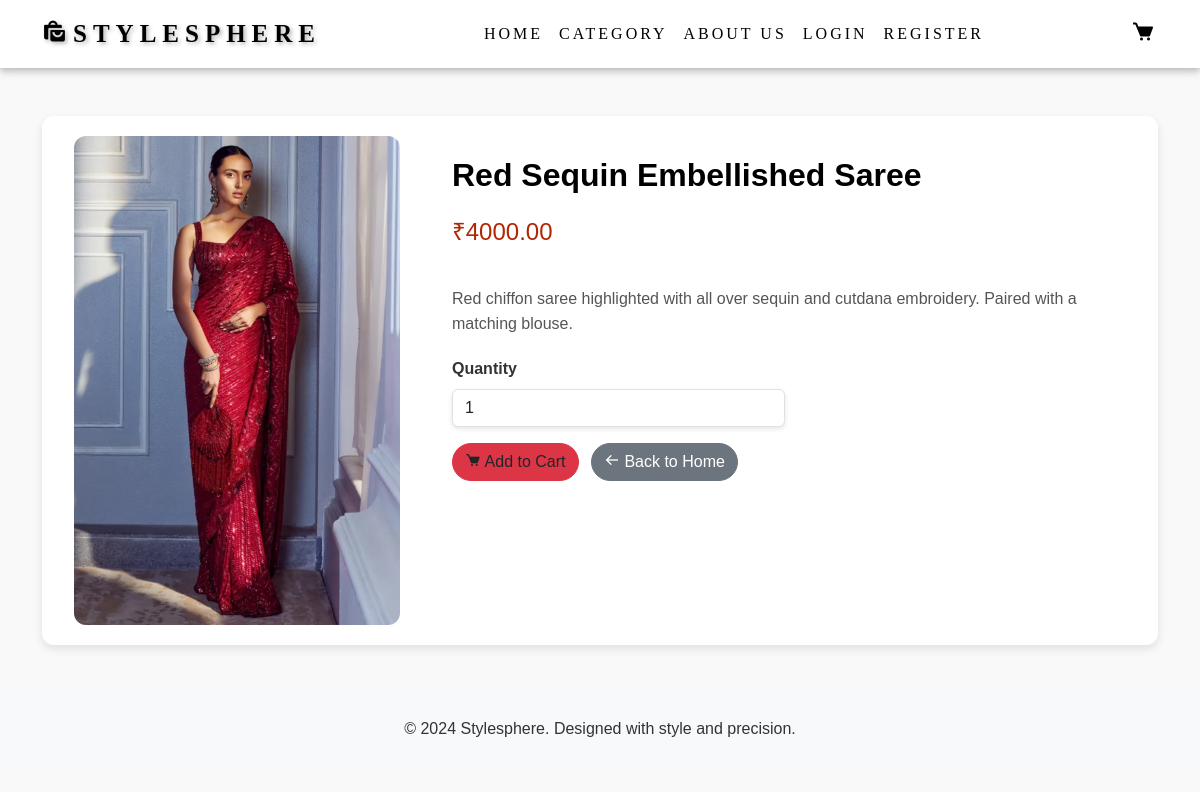
The app's page /viewmorepage/12 with its own data.
### styleapp/models.py (models this page shows, shortened)
class Clothes(models.Model):
    name = models.CharField(max_length=255)
    description = models.TextField()
    price = models.DecimalField(max_digits=10, decimal_places=2)
    stock = models.IntegerField(default=100)
    category = models.ForeignKey(Category, on_delete=models.CASCADE)
    image = models.ImageField(upload_to='clothes_images/')

### styleapp/views.py (the view)
# urls.py: path('viewmorepage/<int:a>',views.viewmorepage,name='viewmorepage'),
def viewmorepage(request,a):
    if request.user.is_authenticated:
        current = request.user.id
        user_det = User.objects.get(id=current)
        cloth = Clothes.objects.get(id=a)
        return render(request,"viewmore.html",{'User':user_det,'cloths':cloth})
    else:
        cloth = Clothes.objects.get(id=a)
        return render(request,"viewmore.html",{'cloths':cloth})

### templates/viewmore.html (shortened to what this page needs)
<!DOCTYPE html>
<html lang="en">
<head>
    {% load static %}
    <link href="https://cdnjs.cloudflare.com/ajax/libs/bootstrap/5.3.0/css/bootstrap.min.css" rel="stylesheet">
    <link href="https://unpkg.com/boxicons@2.1.4/css/boxicons.min.css" rel="stylesheet">
    <link rel="stylesheet" href="{% static 'css/viewmore.css' %}">
</head>
<body>
    <header style="background-color: rgb(255, 255, 255);">
        <nav class="navbar navbar-expand-lg navbar-light bg-white shadow-sm">
            <div class="container">
                <a href="{% url 'index' %}" class="navbar-brand logo" style="text-decoration: none; color: black;"><i class='bx bxs-shopping-bags' style="font-size: 25px;"></i>Stylesphere</a>
                {% if User %}
                    <div class="collapse navbar-collapse" id="navbarNav">
                        <ul class="navbar-nav mx-auto">
                            <li class="nav-item"><a href="{% url 'index' %}" class="nav-link" style="color: black;">Home</a></li>
                            <li class="nav-item"><a href="{% url 'categorypage' %}" class="nav-link" style="color: black;">Category</a></li>
                            <li class="nav-item"><a href="{% url 'about' %}" class="nav-link" style="color: black;">About Us</a></li>
                            <li class="nav-item"><a href="{% url 'logout_user' %}" class="nav-link" style="color: black;">Logout</a></li>
                        </ul>
                        <div class="d-flex">
                            <a href="#" class="nav-link" style="color: black; font-size: 1.5em;padding-right: 15px;text-decoration: none;">Welcome {{ User.first_name }}<i class="bx bxs-user"></i></a>
                            <a href="{% url 'cart_view' %}" class="nav-link" style="color: black; font-size: 1.5em;"><i class="bx bxs-cart"></i></a>
                        </div>
                    </div>
                {% else %}
                    <div class="collapse navbar-collapse" id="navbarNav">
                        <ul class="navbar-nav mx-auto">
                            <li class="nav-item"><a href="{% url 'index' %}" class="nav-link" style="color: black;">Home</a></li>
                            <li class="nav-item"><a href="{% url 'categorypage' %}" class="nav-link" style="color: black;">Category</a></li>
                            <li class="nav-item"><a href="{% url 'about' %}" class="nav-link" style="color: black;">About Us</a></li>
                            <li class="nav-item"><a href="{% url 'signin' %}" class="nav-link" style="color: black;">Login</a></li>
                            <li class="nav-item"><a href="{% url 'signup' %}" class="nav-link" style="color: black;">Register</a></li>
                        </ul>
                        <div class="d-flex">
                            <a href="{% url 'cart_view' %}" class="nav-link" style="color: black; font-size: 1.5em;"><i class="bx bxs-cart"></i></a>
                        </div>
                    </div>
                {% endif %}
            </div>
        </nav>
    </header>
    <main class="container py-5">
        <div class="row product-container">
            <div class="col-md-6 product-image">
                <img src="{{ cloths.image.url }}" alt="{{ cloths.name }}" class="img-fluid">
            </div>
            <div class="col-md-6 product-details">
                <h1 class="product-title">{{ cloths.name }}</h1>
                <p class="product-price">₹{{ cloths.price }}</p>
                <p class="product-description">{{ cloths.description }}</p>
                <form method="post" action="{% url 'add_to_cart' cloths.id %}">
                    <div class="mb-3">
                        <label for="quantity-input" class="form-label fw-bold">Quantity</label>
                        <input type="number" id="quantity-input" name="quantity" class="form-control w-50" min="1" value="1">
                    </div>
                    <button type="submit" class="btn btn-danger text-dark me-2">
                        <i class="bx bxs-cart"></i> Add to Cart
                    </button>
                    <a href="{% url 'index' %}" class="btn btn-secondary">
                        <i class="bx bx-arrow-back"></i> Back to Home
                    </a>
                </form>
            </div>
        </div>
    </main>
    <footer class="bg-light text-center py-4">
        <p class="mb-0">&copy; 2024 Stylesphere. Designed with style and precision.</p>
    </footer>
</body>
</html>

### static/css/viewmore.css (style rules this page uses)
body { font-family: 'Arial', sans-serif; color: #333; background-color: #f9f9f9; }
header { background-color: rgb(170, 23, 23); color: black; padding: 0px 0; text-align: center; font-family: 'Playfair Display', serif; letter-spacing: 3px; text-transform: uppercase; box-shadow: 0 4px 8px rgba(0, 0, 0, 0.2); }
.logo { font-family: 'Playfair Display', serif; font-size: 50px; font-weight: 700; color: black; letter-spacing: 6px; text-transform: uppercase; text-shadow: 2px 2px 4px rgba(0, 0, 0, 0.3); text-decoration: none; }
.navbar { display: flex; flex-direction: column; align-items: center; padding: 10px; background-color: rgba(0, 0, 0, 0.7); }
.product-container { background: #fff; border-radius: 12px; box-shadow: 0 4px 10px rgba(0, 0, 0, 0.1); overflow: hidden; margin: auto; display: flex; flex-wrap: wrap; padding: 20px; }
.product-image { width: 100%; max-width: 350px; height: auto; margin-right: 20px; }
.product-image img { width: 100%; height: auto; object-fit: cover; border-radius: 12px; }
.product-details { flex: 1; display: flex; flex-direction: column; padding: 20px; }
.product-title { font-size: 2em; font-weight: 600; color: #000; margin-bottom: 10px; }
.product-price { font-size: 1.5em; color: #b12704; margin-top: 10px; display: flex; align-items: center; }
.product-description { margin: 20px 0; color: #555; line-height: 1.6; }
.form-select, .form-control { border-radius: 6px; box-shadow: 0 2px 5px rgba(0, 0, 0, 0.1); }
.btn { border-radius: 25px; font-size: 1em; font-weight: 500; }

### templates/viewmore.html (style rules this page uses)
header { background-color: rgb(170, 23, 23); color: black; padding: 0px 0; text-align: center; font-family: 'Playfair Display', serif; letter-spacing: 3px; text-transform: uppercase; box-shadow: 0 4px 8px rgba(0, 0, 0, 0.2); }
.logo { font-family: 'Playfair Display', serif; font-size: 25px; font-weight: 700; color: black; letter-spacing: 6px; text-transform: uppercase; text-shadow: 2px 2px 4px rgba(0, 0, 0, 0.3); text-decoration: none; }
.navbar { display: flex; flex-direction: column; align-items: center; padding: 10px; background-color: rgba(0, 0, 0, 0.7); }

### records on screen
Clothes: image (picture), name "Red Sequin Embellished Saree", price "4000.00", description "Red chiffon saree highlighted with all over sequin and cutdana embroidery. Paired with a matching blouse."
